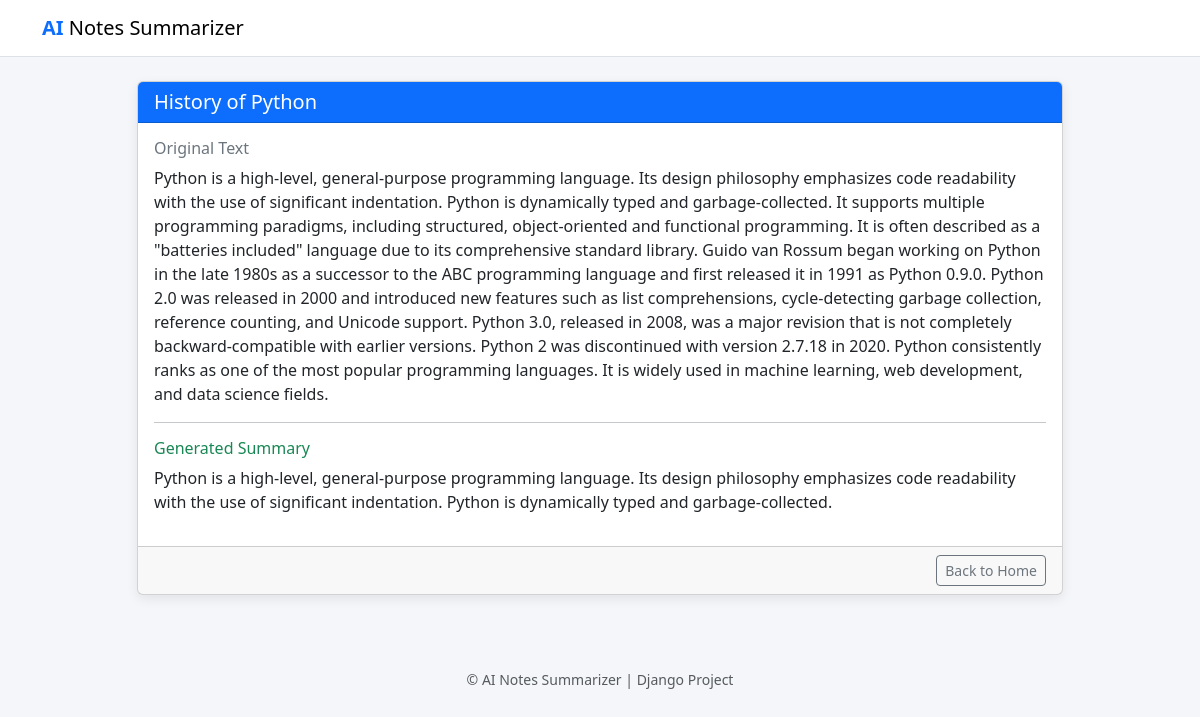
/note/1/, run on the app's committed database.
### summarizer/models.py (models this page shows, shortened)
class Note(models.Model):
    title = models.CharField(max_length=200)
    original_text = models.TextField()
    summary_text = models.TextField()
    created_at = models.DateTimeField(auto_now_add=True)
    class Meta:
        ordering = ['-created_at']

### summarizer/views.py (the view)
# urls.py: path('note/<int:pk>/', views.note_detail, name='note_detail'),
def note_detail(request, pk):
    note = get_object_or_404(Note, pk=pk)
    return render(request, 'summarizer/detail.html', {'note': note})

### summarizer/templates/summarizer/detail.html (shortened to what this page needs)
{% extends 'summarizer/base.html' %}
{% block content %}
<div class="row justify-content-center">
    <div class="col-lg-10">
        <div class="card card-shadow mb-4">
            <div class="card-header bg-primary text-white">
                <h5 class="mb-0">{{ note.title }}</h5>
            </div>
            <div class="card-body">
                <h6 class="text-secondary">Original Text</h6>
                <p style="white-space: pre-wrap;">{{ note.original_text }}</p>
                <hr>
                <h6 class="text-success">Generated Summary</h6>
                <p style="white-space: pre-wrap;">{{ note.summary_text }}</p>
            </div>
            <div class="card-footer text-end">
                <a href="{% url 'home' %}" class="btn btn-outline-secondary btn-sm">
                    Back to Home
                </a>
            </div>
        </div>
    </div>
</div>
{% endblock %}

### summarizer/templates/summarizer/base.html (style rules this page uses)
body { background: #f4f6f9; }
.card-shadow { box-shadow: 0 4px 12px rgba(0,0,0,0.08); }

### data on the page
Note: title "History of Python", original_text "Python is a high-level, general-purpose programming language. Its design philosophy emphasizes code readability with the use of significant indentation. Python is dynamically typed and garbage-collected. It supports multiple programming paradigms, including structured, object-oriented and functional programming. It is often described as a \"batteries included\" language due to its comprehensive standard library. Guido van Rossum began working on Python in the late 1980s as a successor to the ABC programming language and first released it in 1991 as Python 0.9.0. Python 2.0 was released in 2000 and introduced new features such as list comprehensions, cycle-detecting garbage collection,…", summary_text "Python is a high-level, general-purpose programming language. Its design philosophy emphasizes code readability with the use of significant indentation. Python is dynamically typed and garbage-collected."
